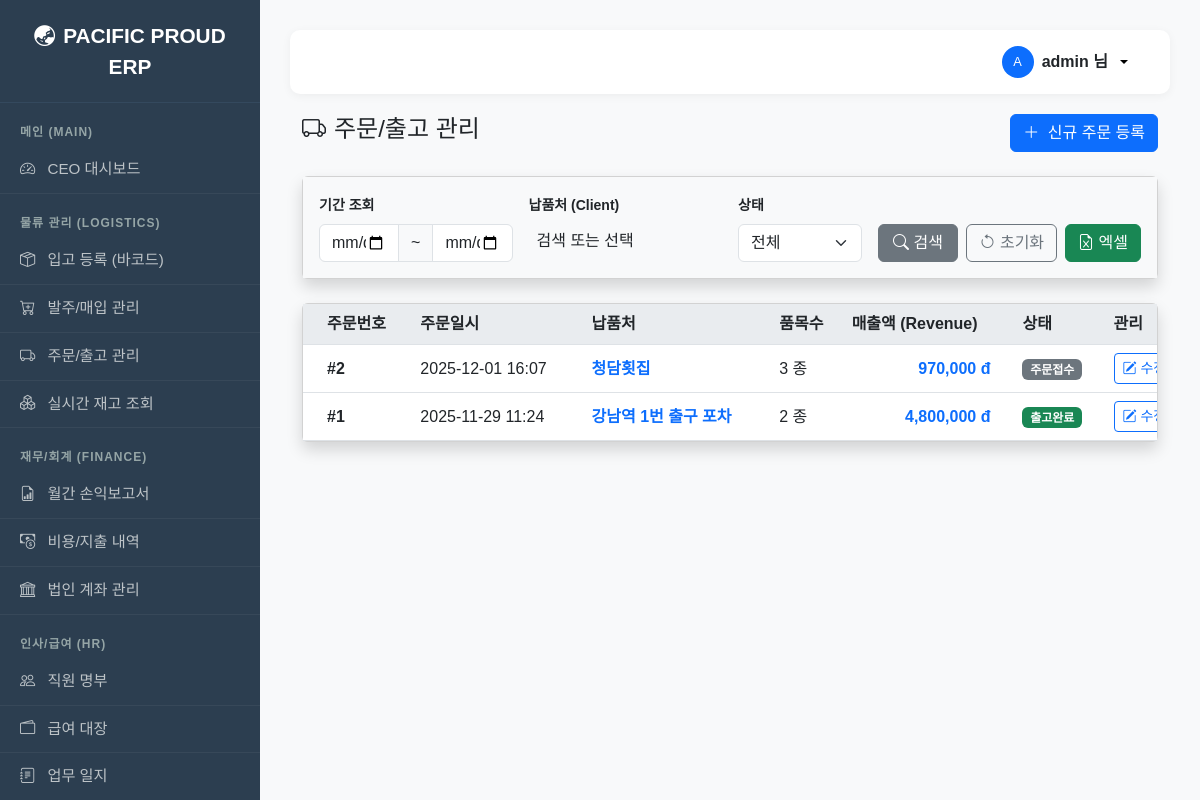
Screenshot of /orders/ (signed in) with the database file from the repository.
### fulfillment/models.py (models this page shows, shortened)
class Order(models.Model):
    client = models.ForeignKey(Partner, on_delete=models.PROTECT, limit_choices_to={'partner_type__in': ['CLIENT', 'BOTH']}, null=True)
    order_date = models.DateTimeField(auto_now_add=True)
    status = models.CharField(max_length=20, choices=[('PENDING', '접수'), ('ALLOCATED', '피킹지시'), ('SHIPPED', '출고완료')], default='PENDING')
    memo = models.CharField(max_length=200, blank=True, null=True)
    total_revenue = models.DecimalField(max_digits=12, decimal_places=0, default=0)
    total_cogs = models.DecimalField(max_digits=12, decimal_places=0, default=0)

class Partner(models.Model):
    name = models.CharField(max_length=100, verbose_name="상호명")
    partner_type = models.CharField(max_length=10, choices=PartnerType.choices, verbose_name="구분")
    biz_number = models.CharField(max_length=20, verbose_name="사업자번호", blank=True, null=True)
    owner_name = models.CharField(max_length=50, verbose_name="대표자명", blank=True, null=True)
    phone = models.CharField(max_length=20, verbose_name="대표 전화번호", blank=True, null=True)
    address = models.CharField(max_length=200, verbose_name="주소", blank=True, null=True)
    contact_person = models.CharField(max_length=50, verbose_name="담당자명", blank=True, null=True)
    contact_phone = models.CharField(max_length=20, verbose_name="담당자 연락처", blank=True, null=True)
    initial_balance = models.DecimalField(max_digits=12, decimal_places=0, default=0, verbose_name="기초 미수/미지급금")
    email = models.EmailField(verbose_name="이메일", blank=True, null=True)
    def __str__(self):
        return f"[{self.get_partner_type_display()}] {self.name}"

### fulfillment/views.py (the view)
# urls.py: path('orders/', views.order_list, name='order_list'),
@login_required
def order_list(request):
    orders = Order.objects.select_related('client').order_by('-order_date')
    start_date = request.GET.get('start_date'); end_date = request.GET.get('end_date')
    client_id = request.GET.get('client'); status = request.GET.get('status')
    if start_date: orders = orders.filter(order_date__date__gte=start_date)
    if end_date: orders = orders.filter(order_date__date__lte=end_date)
    if client_id: orders = orders.filter(client_id=client_id)
    if status: orders = orders.filter(status=status)
    clients = Partner.objects.filter(partner_type__in=['CLIENT', 'BOTH'])
    products_all = Product.objects.all()
    form = OrderForm(initial={'status': 'PENDING'})
    formset = OrderCreateFormSet(queryset=OrderItem.objects.none(), prefix='items')
    context = {
        'orders': orders, 'clients': clients, 'products_all': products_all,
        'form': form, 'formset': formset
    }
    return render(request, 'fulfillment/order_list.html', context)

### fulfillment/forms.py
class OrderForm(forms.ModelForm):
    class Meta:
        model = Order
        fields = ['client', 'status', 'memo']
        widgets = {
            'client': forms.Select(attrs={'class': 'form-select'}),
            'status': forms.Select(attrs={'class': 'form-select'}),
            'memo': forms.TextInput(attrs={'class': 'form-control'}),
        }

### fulfillment/models.py (called while the page is built)
    def __str__(self): return self.name

### templates/fulfillment/order_list.html (shortened to what this page needs)
{% extends 'base.html' %}
{% load humanize %}
{% block content %}
<div class="container-fluid">
    <div class="d-flex justify-content-between align-items-center mb-4">
        <h2 class="h4 text-gray-800"><i class="bi bi-truck me-2"></i>주문/출고 관리</h2>
        <button class="btn btn-primary" data-bs-toggle="modal" data-bs-target="#createOrderModal">
            <i class="bi bi-plus-lg me-1"></i> 신규 주문 등록
        </button>
    </div>
    <div class="card shadow mb-4">
        <div class="card-body bg-light">
            <form method="get" class="row g-3">
                <div class="col-md-3">
                    <label class="form-label small fw-bold">기간 조회</label>
                    <div class="input-group">
                        <input type="date" name="start_date" class="form-control" value="{{ request.GET.start_date }}">
                        <span class="input-group-text">~</span>
                        <input type="date" name="end_date" class="form-control" value="{{ request.GET.end_date }}">
                    </div>
                </div>
                <div class="col-md-3">
                    <label class="form-label small fw-bold">납품처 (Client)</label>
                </div>
                <div class="col-md-2">
                    <label class="form-label small fw-bold">상태</label>
                    <select name="status" class="form-select">
                        <option value="">전체</option>
                    </select>
                </div>
                <div class="col-md-4 d-flex align-items-end gap-2">
                    <button type="submit" class="btn btn-secondary flex-grow-1"><i class="bi bi-search"></i> 검색</button>
                    <a href="{% url 'fulfillment:order_list' %}" class="btn btn-outline-secondary"><i class="bi bi-arrow-counterclockwise"></i> 초기화</a>
                    <a href="{% url 'fulfillment:export_order_excel' %}?{{ request.GET.urlencode }}" class="btn btn-success"><i class="bi bi-file-earmark-excel"></i> 엑셀</a>
                </div>
            </form>
        </div>
    </div>
    <div class="card shadow">
        <div class="card-body p-0">
            <div class="table-responsive">
                <table class="table table-hover align-middle mb-0" style="min-width: 1000px;">
                    <thead class="bg-light text-secondary">
                        <tr>
                            <th class="ps-4">주문번호</th>
                            <th>주문일시</th>
                            <th>납품처</th>
                            <th>품목수</th>
                            <th>매출액 (Revenue)</th>
                            <th>상태</th>
                            <th>관리</th>
                        </tr>
                    </thead>
                    <tbody>
                        {% for order in orders %}
                        <tr>
                            <td class="ps-4 fw-bold">#{{ order.id }}</td>
                            <td>{{ order.order_date|date:"Y-m-d H:i" }}</td>
                            <td>
                                <a href="{% url 'fulfillment:partner_detail' order.client.id %}" class="text-decoration-none fw-bold">
                                    {{ order.client.name }}
                                </a>
                            </td>
                            <td>{{ order.items.count }} 종</td>
                            <td class="text-end pe-4 text-primary fw-bold">{{ order.total_revenue|intcomma }} đ</td>
                            <td>
                                {% if order.status == 'PENDING' %}
                                <span class="badge bg-secondary">주문접수</span>
                                {% elif order.status == 'PREPARING' %}
                                <span class="badge bg-warning text-dark">준비중</span>
                                {% elif order.status == 'SHIPPED' %}
                                <span class="badge bg-success">출고완료</span>
                                {% else %}
                                <span class="badge bg-danger">취소</span>
                                {% endif %}
                            </td>
                            <td>
                                <div class="btn-group">
                                    <a href="{% url 'fulfillment:order_update' order.id %}" class="btn btn-sm btn-outline-primary">
                                        <i class="bi bi-pencil-square"></i> 수정
                                    </a>
                                </div>
                            </td>
                        </tr>
                        {% empty %}
                        <tr>
                            <td colspan="7" class="text-center py-5 text-muted">등록된 주문 내역이 없습니다.</td>
                        </tr>
                        {% endfor %}
                    </tbody>
                </table>
            </div>
        </div>
    </div>
</div>
{% endblock %}

### templates/base.html (shortened to what this page needs)
<!DOCTYPE html>
<html lang="ko">
<head>
    <link href="https://cdn.jsdelivr.net/npm/bootstrap@5.3.0/dist/css/bootstrap.min.css" rel="stylesheet">
    <link rel="stylesheet" href="https://cdn.jsdelivr.net/npm/bootstrap-icons@1.10.0/font/bootstrap-icons.css">
    <link href="https://cdn.jsdelivr.net/npm/select2@4.1.0-rc.0/dist/css/select2.min.css" rel="stylesheet" />
    <link rel="stylesheet" href="https://cdn.jsdelivr.net/npm/select2-bootstrap-5-theme@1.3.0/dist/select2-bootstrap-5-theme.min.css" />
</head>
<body>
    <nav class="sidebar" id="sidebar">
        <div class="brand">
            <i class="bi bi-globe-asia-australia me-2"></i>PACIFIC PROUD ERP
        </div>
        <div class="category">메인 (Main)</div>
        <a href="{% url 'fulfillment:dashboard' %}"><i class="bi bi-speedometer2 me-2"></i> CEO 대시보드</a>
        <div class="category">물류 관리 (Logistics)</div>
        {% if perms.fulfillment.view_inventory or user.is_superuser %}
        <a href="{% url 'fulfillment:inbound_create' %}"><i class="bi bi-box-seam me-2"></i> 입고 등록 (바코드)</a>
        <a href="{% url 'fulfillment:purchase_list' %}"><i class="bi bi-cart-plus me-2"></i> 발주/매입 관리</a>
        <a href="{% url 'fulfillment:order_list' %}"><i class="bi bi-truck me-2"></i> 주문/출고 관리</a>
        <a href="{% url 'fulfillment:inventory_list' %}"><i class="bi bi-boxes me-2"></i> 실시간 재고 조회</a>
        {% endif %}
        <div class="category">재무/회계 (Finance)</div>
        {% if perms.fulfillment.view_expense or user.is_superuser %}
        <a href="{% url 'fulfillment:monthly_report' %}"><i class="bi bi-file-earmark-bar-graph me-2"></i> 월간 손익보고서</a>
        <a href="{% url 'fulfillment:expense_list' %}"><i class="bi bi-cash-coin me-2"></i> 비용/지출 내역</a>
        <a href="{% url 'fulfillment:bank_list' %}"><i class="bi bi-bank me-2"></i> 법인 계좌 관리</a>
        {% endif %}
        <div class="category">인사/급여 (HR)</div>
        {% if perms.fulfillment.view_employee or user.is_superuser %}
        <a href="{% url 'fulfillment:employee_list' %}"><i class="bi bi-people me-2"></i> 직원 명부</a>
        <a href="{% url 'fulfillment:payroll_list' %}"><i class="bi bi-wallet2 me-2"></i> 급여 대장</a>
        <a href="{% url 'fulfillment:worklog_list' %}"><i class="bi bi-journal-text me-2"></i> 업무 일지</a>
        {% endif %}
    </nav>
    <div class="main-content-wrapper">
        <div class="top-header">
            {% if user.is_authenticated %}
                <div class="dropdown">
                    <button class="btn btn-light dropdown-toggle d-flex align-items-center gap-2 border-0 bg-transparent" type="button" data-bs-toggle="dropdown" aria-expanded="false">
                        <div class="bg-primary text-white rounded-circle d-flex justify-content-center align-items-center" style="width: 32px; height: 32px; font-size: 0.8rem;">
                            {{ user.username|slice:":1"|upper }}
                        </div>
                        <span class="fw-bold text-dark">{{ user.username }} 님</span>
                    </button>
                </div>
            {% else %}
                <a href="{% url 'login' %}" class="btn btn-primary btn-sm px-4 rounded-pill">
                    <i class="bi bi-box-arrow-in-right me-1"></i> 로그인
                </a>
            {% endif %}
        </div>
        {% block content %}
        {% endblock %}
    </div>
</body>
</html>

### templates/base.html (style rules this page uses)
body { font-family: 'Malgun Gothic', sans-serif; background-color: #f8f9fa; overflow-x: hidden; }
.sidebar { width: 260px; min-height: 100vh; background-color: #2c3e50; color: #ecf0f1; position: fixed; left: 0; top: 0; z-index: 1050; overflow-y: auto; transition: all 0.3s; }
@media (min-width: 768px) { .main-content-wrapper { margin-left: 260px; padding: 30px; width: calc(100% - 260px); } }
.sidebar a { color: #bdc3c7; text-decoration: none; display: block; padding: 12px 20px; font-size: 0.95rem; border-bottom: 1px solid rgba(255,255,255,0.05); }
.sidebar .category { font-size: 0.75rem; text-transform: uppercase; color: #95a5a6; padding: 20px 20px 5px; font-weight: bold; letter-spacing: 1px; }
.sidebar .brand { font-size: 1.3rem; font-weight: bold; padding: 20px; text-align: center; color: #fff; border-bottom: 1px solid #34495e; }
.top-header { background-color: #fff; padding: 10px 30px; box-shadow: 0 2px 10px rgba(0,0,0,0.05); display: flex; justify-content: flex-end; align-items: center; margin-bottom: 20px; border-radius: 10px; }
.card-body.p-0 { max-height: 75vh; overflow-y: auto; }
.table thead th { position: sticky; top: 0; z-index: 2; background-color: #e9ecef; white-space: nowrap; }

### templates/fulfillment/order_list.html (style rules this page uses)
.table td, .table th { white-space: nowrap; vertical-align: middle; }

### rows the page displays
Order: id "2", order_date "2025-12-01 16:07", client.name "청담횟집", items.count "3", total_revenue "970,000", status "주문접수"
Order: id "1", order_date "2025-11-29 11:24", client.name "강남역 1번 출구 포차", items.count "2", total_revenue "4,800,000", status "출고완료"

### other values shown
{{ user.username|slice:":1"|upper }} "A"
{{ user.username }} "admin"
